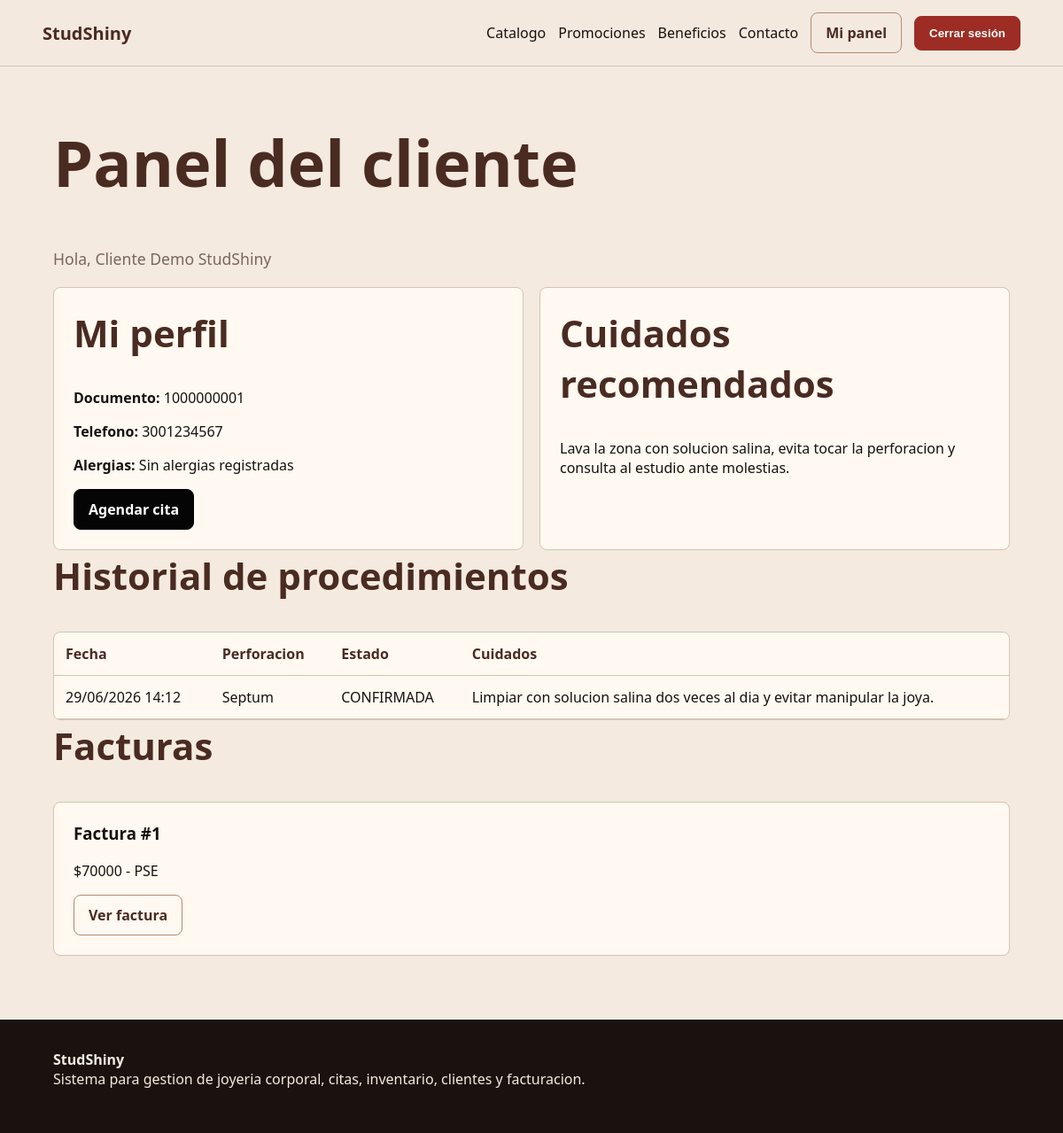
Screenshot of /cliente/dashboard/ (signed in) with the database file from the repository.
### core/models.py (models this page shows, shortened)
class Cliente(models.Model):
    TIPOS_DOCUMENTO = [
        ("Cedula de ciudadania", "Cedula de ciudadania"),
        ("Permiso especial de permanencia", "Permiso especial de permanencia"),
        ("Pasaporte", "Pasaporte"),
    ]
    usuario = models.OneToOneField(User, on_delete=models.CASCADE, null=True, blank=True)
    nombre_completo = models.CharField(max_length=140)
    tipo_documento = models.CharField(max_length=60, choices=TIPOS_DOCUMENTO)
    numero_documento = models.CharField(max_length=40, unique=True)
    edad = models.PositiveIntegerField(validators=[MinValueValidator(14)])
    tipo_sangre = models.CharField(max_length=20, blank=True)
    correo = models.EmailField(unique=True)
    telefono = models.CharField(max_length=30)
    contacto_emergencia = models.CharField(max_length=120, blank=True)
    tipo_perforacion_interes = models.CharField(max_length=80, blank=True)
    alergias_patologias = models.TextField(blank=True)
    numero_perforaciones = models.PositiveIntegerField(default=0)
    creado = models.DateTimeField(auto_now_add=True)
    class Meta:
        ordering = ["nombre_completo"]

class ConfiguracionEstudio(models.Model):
    nombre = models.CharField(max_length=120, default="StudShiny")
    direccion = models.CharField(max_length=160, default="Bogota, Colombia", blank=True)
    telefono = models.CharField(max_length=40, default="+57 302 764 10 35", blank=True)
    correo = models.EmailField(default="contacto@studshiny.com", blank=True)
    horario = models.CharField(max_length=160, default="Lunes a sabado, 10:00 a.m. a 7:00 p.m.", blank=True)
    mensaje_cuidados = models.TextField(
        default="Lava la zona con solucion salina, evita tocar la perforacion y consulta al estudio ante molestias."
    )

class Procedimiento(models.Model):
    ESTADOS = [
        ("SOLICITADA", "Solicitada"),
        ("CONFIRMADA", "Confirmada"),
        ("COMPLETADA", "Completada"),
        ("CANCELADA", "Cancelada"),
    ]
    cliente = models.ForeignKey(Cliente, on_delete=models.SET_NULL, null=True, blank=True)
    nombre_cliente = models.CharField(max_length=140)
    telefono_cliente = models.CharField(max_length=30, blank=True)
    tipo_perforacion = models.CharField(max_length=100)
    fecha_cita = models.DateTimeField()
    estado = models.CharField(max_length=20, choices=ESTADOS, default="SOLICITADA")
    estado_pago = models.BooleanField(default=False)
    notas_cuidados = models.TextField(blank=True)
    joya_utilizada = models.ForeignKey(
        Producto, on_delete=models.SET_NULL, null=True, blank=True, related_name="procedimientos"
    )
    materiales_medicos = models.ManyToManyField(Producto, blank=True, related_name="procedimientos_insumo")
    class Meta:
        ordering = ["-fecha_cita"]

class Factura(models.Model):
    METODOS_PAGO = [
        ("PSE", "PSE"),
        ("Efectivo", "Efectivo"),
        ("Tarjeta", "Tarjeta"),
    ]
    cliente = models.ForeignKey(Cliente, on_delete=models.SET_NULL, null=True, blank=True)
    procedimiento = models.ForeignKey(Procedimiento, on_delete=models.SET_NULL, null=True, blank=True)
    total = models.DecimalField(max_digits=10, decimal_places=2, validators=[MinValueValidator(1)])
    fecha = models.DateTimeField(auto_now_add=True)
    metodo_pago = models.CharField(max_length=40, choices=METODOS_PAGO, default="PSE")
    pagada = models.BooleanField(default=False)
    class Meta:
        ordering = ["-fecha"]

### core/views.py (the view)
# urls.py: path("cliente/dashboard/", views.cliente_dashboard, name="cliente_dashboard"),
@login_required
def cliente_dashboard(request):
    cliente = get_object_or_404(Cliente, usuario=request.user)
    return render(
        request,
        "core/client/dashboard.html",
        {
            "cliente": cliente,
            "procedimientos": Procedimiento.objects.filter(cliente=cliente),
            "facturas": Factura.objects.filter(cliente=cliente),
            "promociones": Promocion.objects.filter(activa=True),
            "productos": Producto.objects.filter(estado="DISPONIBLE")[:4],
            "configuracion": configuracion_actual(),
        },
    )

### core/views.py (called while the page is built)
def configuracion_actual():
    return ConfiguracionEstudio.objects.first() or ConfiguracionEstudio.objects.create()

### core/templates/core/client/dashboard.html (shortened to what this page needs)
{% extends "core/base.html" %}
{% block content %}
<section class="section">
    <h1>Panel del cliente</h1>
    <p class="lead">Hola, {{ cliente.nombre_completo }}</p>
    <div class="grid">
        <article class="card">
            <h2>Mi perfil</h2>
            <p><strong>Documento:</strong> {{ cliente.numero_documento }}</p>
            <p><strong>Telefono:</strong> {{ cliente.telefono }}</p>
            <p><strong>Alergias:</strong> {{ cliente.alergias_patologias|default:"Sin registro" }}</p>
            <a class="button" href="{% url 'cliente_agendar' %}">Agendar cita</a>
        </article>
        <article class="card">
            <h2>Cuidados recomendados</h2>
            <p>{{ configuracion.mensaje_cuidados }}</p>
        </article>
    </div>
    <h2>Historial de procedimientos</h2>
    <div class="table-wrap">
        <table>
            <thead><tr><th>Fecha</th><th>Perforacion</th><th>Estado</th><th>Cuidados</th></tr></thead>
            <tbody>
                {% for p in procedimientos %}
                    <tr><td>{{ p.fecha_cita|date:"d/m/Y H:i" }}</td><td>{{ p.tipo_perforacion }}</td><td>{{ p.estado }}</td><td>{{ p.notas_cuidados }}</td></tr>
                {% empty %}
                    <tr><td colspan="4">Sin procedimientos.</td></tr>
                {% endfor %}
            </tbody>
        </table>
    </div>
    <h2>Facturas</h2>
    <div class="grid">
        {% for factura in facturas %}
            <article class="card">
                <h3>Factura #{{ factura.id }}</h3>
                <p>${{ factura.total|floatformat:0 }} - {{ factura.metodo_pago }}</p>
                <a class="button light" href="{% url 'cliente_factura' factura.id %}">Ver factura</a>
            </article>
        {% empty %}
            <p>Sin facturas registradas.</p>
        {% endfor %}
    </div>
</section>
{% endblock %}

### core/static/core/styles.css (style rules this page uses)
:root { --cream: #f4eadf; --paper: #fff9f1; --terracotta: #b38971; --terracotta-dark: #8d5f49; --coffee: #4a2b22; --ink: #16110f; --muted: #7a665e; --line: #d8c3b4; --danger: #9d2d24; --success: #26633a; }
* { box-sizing: border-box; }
body { margin: 0; background: var(--cream); color: var(--ink); font-family: "Segoe UI", Arial, sans-serif; }
a { color: inherit; text-decoration: none; }
.button, button { display: inline-flex; justify-content: center; align-items: center; border: 1px solid #050505; border-radius: 8px; background: #050505; color: #fff; font-weight: 800; padding: 11px 16px; cursor: pointer; }
.button.light { background: transparent; color: var(--coffee); border-color: var(--terracotta); }
.hero, .section, .admin-page { padding: clamp(38px, 6vw, 76px) clamp(18px, 5vw, 72px); }
h1, h2, h3, p { margin-top: 0; }
h1 { font-size: clamp(38px, 6vw, 76px); line-height: 1; color: var(--coffee); }
h2 { font-size: clamp(26px, 4vw, 42px); color: var(--coffee); }
.lead { color: var(--muted); font-size: 1.1rem; line-height: 1.55; }
.grid { display: grid; grid-template-columns: repeat(auto-fit, minmax(230px, 1fr)); gap: 18px; }
.card, .panel { background: var(--paper); border: 1px solid var(--line); border-radius: 8px; padding: 22px; }
.table-wrap { overflow-x: auto; background: var(--paper); border: 1px solid var(--line); border-radius: 8px; }
table { width: 100%; border-collapse: collapse; }
th, td { text-align: left; padding: 13px; border-bottom: 1px solid var(--line); vertical-align: top; }
th { color: var(--coffee); }

### rows the page displays
Cliente: nombre_completo "Cliente Demo StudShiny", numero_documento "1000000001", telefono "3001234567", alergias_patologias "Sin alergias registradas"
ConfiguracionEstudio: mensaje_cuidados "Lava la zona con solucion salina, evita tocar la perforacion y consulta al estudio ante molestias."
Procedimiento: fecha_cita "29/06/2026 14:12", tipo_perforacion "Septum", estado "CONFIRMADA", notas_cuidados "Limpiar con solucion salina dos veces al dia y evitar manipular la joya."
Factura: id "1", total "70000", metodo_pago "PSE"
